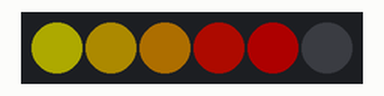
Recording of a sketch running on a simulated Arduino Uno, built with avr-gcc and run on an emulated ATmega328P. Shown: 6 RGB LEDs in strip order, left to right. Dim RGB values are drawn brighter than linear.

Above: at 0.1 s.
At 10.1 s:
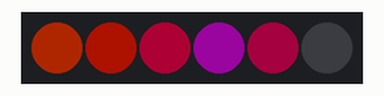
At 25.1 s:
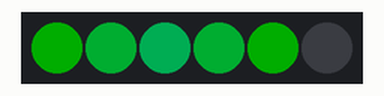
At 35.1 s:
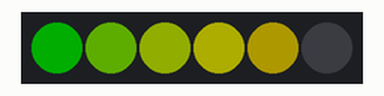
Timing chart, 0 to 36.6 s (numbered marks = the images above):
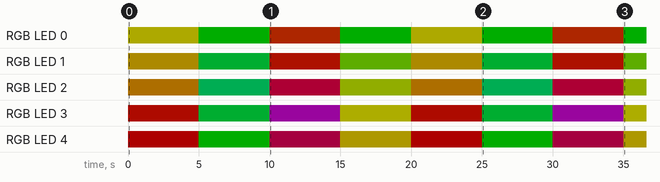

The sketch:

Air_Flower.ino
```cpp
#include <Adafruit_NeoPixel.h>
#ifdef __AVR__
  #include <avr/power.h>
#endif

#define PIN 6

#define NUM_LEDS 6

#define BRIGHTNESS 50

Adafruit_NeoPixel strip = Adafruit_NeoPixel(NUM_LEDS, PIN, NEO_GRB + NEO_KHZ800);

int place = 4;

int gamma[] = {
    0,  0,  0,  0,  0,  0,  0,  0,  0,  0,  0,  0,  0,  0,  0,  0,
    0,  0,  0,  0,  0,  0,  0,  0,  0,  0,  0,  0,  1,  1,  1,  1,
    1,  1,  1,  1,  1,  1,  1,  1,  1,  2,  2,  2,  2,  2,  2,  2,
    2,  3,  3,  3,  3,  3,  3,  3,  4,  4,  4,  4,  4,  5,  5,  5,
    5,  6,  6,  6,  6,  7,  7,  7,  7,  8,  8,  8,  9,  9,  9, 10,
   10, 10, 11, 11, 11, 12, 12, 13, 13, 13, 14, 14, 15, 15, 16, 16,
   17, 17, 18, 18, 19, 19, 20, 20, 21, 21, 22, 22, 23, 24, 24, 25,
   25, 26, 27, 27, 28, 29, 29, 30, 31, 32, 32, 33, 34, 35, 35, 36,
   37, 38, 39, 39, 40, 41, 42, 43, 44, 45, 46, 47, 48, 49, 50, 50,
   51, 52, 54, 55, 56, 57, 58, 59, 60, 61, 62, 63, 64, 66, 67, 68,
   69, 70, 72, 73, 74, 75, 77, 78, 79, 81, 82, 83, 85, 86, 87, 89,
   90, 92, 93, 95, 96, 98, 99,101,102,104,105,107,109,110,112,114,
  115,117,119,120,122,124,126,127,129,131,133,135,137,138,140,142,
  144,146,148,150,152,154,156,158,160,162,164,167,169,171,173,175,
  177,180,182,184,186,189,191,193,196,198,200,203,205,208,210,213,
  215,218,220,223,225,228,231,233,236,239,241,244,247,249,252,255 };


void setup() {
  Serial.begin(115200);
  // This is for Trinket 5V 16MHz, you can remove these three lines if you are not using a Trinket

  // End of trinket special code
  strip.setBrightness(BRIGHTNESS);
  strip.begin();
  strip.show(); // Initialize all pixels to 'off'
}

void loop() {
  // Some example procedures showing how to display to the pixels:


  if (place == 1){
  a(0,255, 255, 0);
  a(1,255, 150, 0);


  a(2,255, 100, 0);

  a(3,0, 0, 0);
  a(4,0, 0, 0);

  }

  if (place == 2){
  a(0,255, 150, 0);
  a(1,255, 50, 0);

  a(2,255, 0, 0);


  }

  if (place == 3){
  a(0,0, 255, 0);
  a(1,136, 255, 0);

  a(2,212, 255, 0);

  a(3,255, 255, 0);
  a(4,255, 225, 0);
  }
  if (place == 4){

  a(0,255, 250, 0);
  a(1,249, 200, 0);


  a(2,255, 165, 0);

  a(3, 255, 20, 0);
  a(4, 255, 0, 0);

  delay(5000);

  a(0,0, 255, 0);
  a(1,0, 255, 72);

  a(2,0, 255, 123);

  a(3,0, 255, 72);
  a(4,0, 255, 0);

  delay(5000);

  a(0,255, 60, 0);
  a(1,255, 30, 0);

  a(2,255, 0, 76);

  a(3,150, 10, 153);
  a(4,200, 0, 76);

  delay(5000);
  a(0,0, 255, 0);
  a(1,136, 255, 0);

  a(2,212, 255, 0);

  a(3,255, 255, 0);
  a(4,255, 225, 0);

  delay(5000);


  }


}

void a(int pin, int red, int green, int blue){

  strip.setPixelColor(pin,red, green,blue,0);
  strip.show();


}

// Fill the dots one after the other with a color
void colorWipe(uint32_t c, uint8_t wait) {
 for(uint16_t i=0; i<strip.numPixels(); i++) {
    strip.setPixelColor(i, c);
    strip.show();
    delay(wait);
  }
}

void pulseWhite(uint8_t wait) {
  for(int j = 0; j < 256 ; j++){
      for(uint16_t i=0; i<strip.numPixels(); i++) {
          strip.setPixelColor(i, strip.Color(0,0,0, gamma[j] ) );
        }
        delay(wait);
        strip.show();
      }

  for(int j = 255; j >= 0 ; j--){
      for(uint16_t i=0; i<strip.numPixels(); i++) {
          strip.setPixelColor(i, strip.Color(0,0,0, gamma[j] ) );
        }
        delay(wait);
        strip.show();
      }
}


void rainbowFade2White(uint8_t wait, int rainbowLoops, int whiteLoops) {
  float fadeMax = 100.0;
  int fadeVal = 0;
  uint32_t wheelVal;
  int redVal, greenVal, blueVal;

  for(int k = 0 ; k < rainbowLoops ; k ++){

    for(int j=0; j<256; j++) { // 5 cycles of all colors on wheel

      for(int i=0; i< strip.numPixels(); i++) {

        wheelVal = Wheel(((i * 256 / strip.numPixels()) + j) & 255);

        redVal = red(wheelVal) * float(fadeVal/fadeMax);
        greenVal = green(wheelVal) * float(fadeVal/fadeMax);
        blueVal = blue(wheelVal) * float(fadeVal/fadeMax);

        strip.setPixelColor( i, strip.Color( redVal, greenVal, blueVal ) );

      }

      //First loop, fade in!
      if(k == 0 && fadeVal < fadeMax-1) {
          fadeVal++;
      }

      //Last loop, fade out!
      else if(k == rainbowLoops - 1 && j > 255 - fadeMax ){
          fadeVal--;
      }

        strip.show();
        delay(wait);
    }

  }


  delay(500);


  for(int k = 0 ; k < whiteLoops ; k ++){

    for(int j = 0; j < 256 ; j++){

        for(uint16_t i=0; i < strip.numPixels(); i++) {
            strip.setPixelColor(i, strip.Color(0,0,0, gamma[j] ) );
          }
          strip.show();
        }

        delay(2000);
    for(int j = 255; j >= 0 ; j--){

        for(uint16_t i=0; i < strip.numPixels(); i++) {
            strip.setPixelColor(i, strip.Color(0,0,0, gamma[j] ) );
          }
          strip.show();
        }
  }

  delay(500);


}

void whiteOverRainbow(uint8_t wait, uint8_t whiteSpeed, uint8_t whiteLength ) {

  if(whiteLength >= strip.numPixels()) whiteLength = strip.numPixels() - 1;

  int head = whiteLength - 1;
  int tail = 0;

  int loops = 3;
  int loopNum = 0;

  static unsigned long lastTime = 0;


  while(true){
    for(int j=0; j<256; j++) {
      for(uint16_t i=0; i<strip.numPixels(); i++) {
        if((i >= tail && i <= head) || (tail > head && i >= tail) || (tail > head && i <= head) ){
          strip.setPixelColor(i, strip.Color(0,0,0, 255 ) );
        }
        else{
          strip.setPixelColor(i, Wheel(((i * 256 / strip.numPixels()) + j) & 255));
        }

      }

      if(millis() - lastTime > whiteSpeed) {
        head++;
        tail++;
        if(head == strip.numPixels()){
          loopNum++;
        }
        lastTime = millis();
      }

      if(loopNum == loops) return;

      head%=strip.numPixels();
      tail%=strip.numPixels();
        strip.show();
        delay(wait);
    }
  }

}
void fullWhite() {

    for(uint16_t i=0; i<strip.numPixels(); i++) {
        strip.setPixelColor(i, strip.Color(0,0,0, 255 ) );
    }
      strip.show();
}


// Slightly different, this makes the rainbow equally distributed throughout
void rainbowCycle(uint8_t wait) {
  uint16_t i, j;

  for(j=0; j<256 * 5; j++) { // 5 cycles of all colors on wheel
    for(i=0; i< strip.numPixels(); i++) {
      strip.setPixelColor(i, Wheel(((i * 256 / strip.numPixels()) + j) & 255));
    }
    strip.show();
    delay(wait);
  }
}

void rainbow(uint8_t wait) {
  uint16_t i, j;

  for(j=0; j<256; j++) {
    for(i=0; i<strip.numPixels(); i++) {
      strip.setPixelColor(i, Wheel((i+j) & 255));
    }
    strip.show();
    delay(wait);
  }
}

// Input a value 0 to 255 to get a color value.
// The colours are a transition r - g - b - back to r.
uint32_t Wheel(byte WheelPos) {
  WheelPos = 255 - WheelPos;
  if(WheelPos < 85) {
    return strip.Color(255 - WheelPos * 3, 0, WheelPos * 3,0);
  }
  if(WheelPos < 170) {
    WheelPos -= 85;
    return strip.Color(0, WheelPos * 3, 255 - WheelPos * 3,0);
  }
  WheelPos -= 170;
  return strip.Color(WheelPos * 3, 255 - WheelPos * 3, 0,0);
}

uint8_t red(uint32_t c) {
  return (c >> 8);
}
uint8_t green(uint32_t c) {
  return (c >> 16);
}
uint8_t blue(uint32_t c) {
  return (c);
}
```

Measured:
- by itself, RGB LED 0: off → RGB(50, 49, 0) at 0.00 s, → RGB(0, 50, 0) 5.0 s later, → RGB(50, 11, 0) 5.0 s later, → RGB(0, 50, 0) 5.0 s later, … (8 changes in this stretch)
- by itself, RGB LED 4: off → RGB(50, 0, 0) at 0.00 s, → RGB(0, 50, 0) 5.0 s later, → RGB(39, 0, 15) 5.0 s later, → RGB(50, 44, 0) 5.0 s later, … (8 changes in this stretch)
- what the display in image 1 shows lasts 5.0 s, from 10.0 s to 15.0 s
